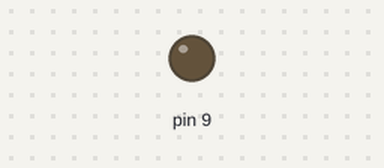
A sketch run on a simulated Arduino Uno, built with avr-gcc and run on an emulated ATmega328P. Parts: output pins drawn as LEDs (lit = HIGH).

Above: at 0.05 s.
At 6.25 s:
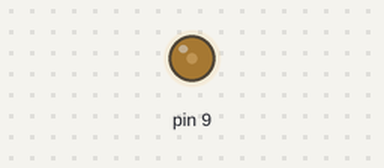
At 12.45 s:
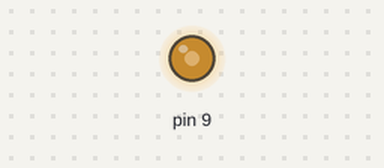
At 24.95 s:
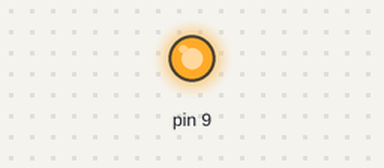
Timing chart, 0 to 32.5 s (numbered marks = the images above):
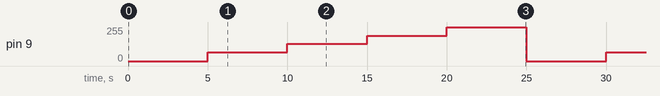

Measured:
- by itself, pin 9: repeats every 25.0 s: 128/255 5.0 s, 191/255 5.0 s, 255/255 5.0 s, 0/255 5.0 s, 64/255 5.0 s

The sketch:

duty_cycle.ino
```cpp
void setup() { pinMode(9, OUTPUT); }
void loop() {
  analogWrite(9, 0);   delay(5000);
  analogWrite(9, 64);  delay(5000);
  analogWrite(9, 128); delay(5000);
  analogWrite(9, 191); delay(5000);
  analogWrite(9, 255); delay(5000);
}
```
